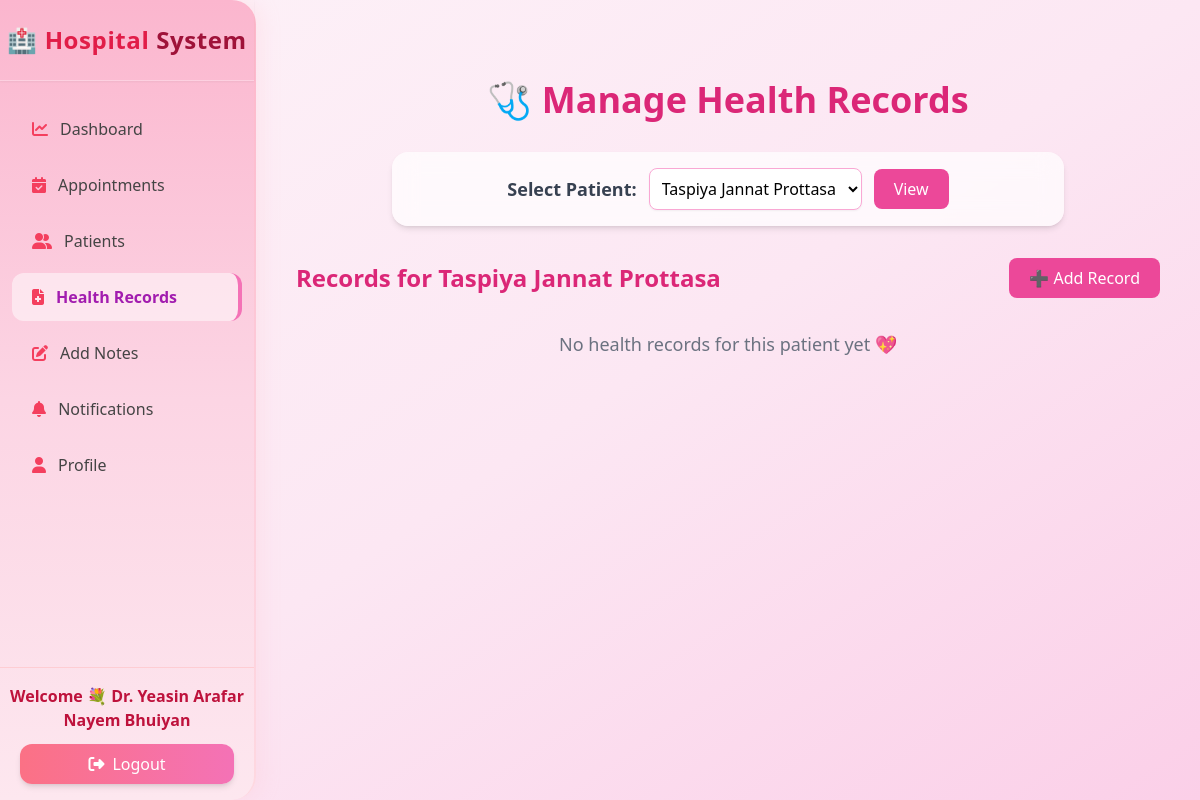
Screenshot of /doctors/health-records/?patient=1 (signed in) with the database file from the repository.
### accounts/models.py (models this page shows, shortened)
class UserProfile(models.Model):
    USER_TYPE_CHOICES = (('patient', 'Patient'), ('doctor', 'Doctor'))
    username = models.CharField(max_length=150, unique=True)
    current_role = models.CharField(max_length=20, choices=[("doctor","Doctor"),("patient","Patient")], default="patient")
    email = models.EmailField(unique=True)
    name = models.CharField(max_length=255)
    password = models.CharField(max_length=256)
    user_type = models.CharField(max_length=10, choices=USER_TYPE_CHOICES)
    phone = models.CharField(max_length=15, blank=True, null=True)
    age = models.IntegerField(blank=True, null=True)
    address = models.TextField(blank=True, null=True)
    specialization = models.CharField(max_length=100, blank=True, null=True)
    license = models.CharField(max_length=50, blank=True, null=True)
    gender = models.CharField(max_length=10, blank=True, null=True)
    blood_group = models.CharField(max_length=3, blank=True, null=True)
    bio = models.TextField(blank=True, null=True)
    profile_pic = models.ImageField(upload_to="profiles/", blank=True, null=True)
    created_at = models.DateTimeField(auto_now_add=True)
    visit_fee = models.CharField(max_length=50, blank=True, null=True)
    objects = UserManager()

### doctors/views.py (the view)
    def wrapper(request, *args, **kwargs):
        user = get_session_user(request)
        if not user:
            messages.warning(request, "Please login as a doctor first 🩺")
            return redirect("LogInSignUppage")
        return func(request, *args, **kwargs)

### doctors/context_processors.py (called while the page is built)
def doctor_context(request):
    user_id = request.session.get("user_id")
    if not user_id:
        return {}
    try:
        doctor = UserProfile.objects.get(id=user_id, user_type="doctor")
        return {"doctor": doctor}
    except UserProfile.DoesNotExist:
        return {}

### doctors/views.py (called while the page is built)
def get_session_user(request):
    user_id = request.session.get("user_id")
    if not user_id:
        return None
    try:
        return UserProfile.objects.get(id=user_id, user_type="doctor")
    except UserProfile.DoesNotExist:
        return None

def login_required_view(func):
    def wrapper(request, *args, **kwargs):
        user = get_session_user(request)
        if not user:
            messages.warning(request, "Please login as a doctor first 🩺")
            return redirect("LogInSignUppage")
        return func(request, *args, **kwargs)
    return wrapper

### patients/context_processors.py (called while the page is built)
def patient_context(request):
    user_id = request.session.get("user_id")
    if not user_id:
        return {}
    try:
        patient = UserProfile.objects.get(id=user_id, user_type="patient")
        return {"patient": patient}
    except UserProfile.DoesNotExist:
        return {}

### doctors/templates/doctor_health_records.html (shortened to what this page needs)
{% load static %}
<!DOCTYPE html>
<html lang="en">
<head>
  <script src="https://cdn.tailwindcss.com"></script>
</head>
<body class="bg-gradient-to-br from-pink-50 via-pink-100 to-pink-200 min-h-screen flex font-sans">
  {% include "doctor_sidebar.html" %}
  <main class="flex-1 p-6 lg:p-10 mt-16 lg:mt-10 lg:ml-64 transition-all duration-300">
    <h1 class="text-3xl md:text-4xl font-extrabold text-pink-600 mb-8 text-center">
      🩺 Manage Health Records
    </h1>
    <form method="get"
          class="flex flex-col sm:flex-row justify-center items-center gap-3 mb-8 text-center bg-white/70 backdrop-blur-md shadow-md rounded-2xl py-4 px-6 w-full max-w-2xl mx-auto">
      <label for="patient" class="text-lg font-semibold text-gray-700">
        Select Patient:
      </label>
      <select name="patient" id="patient"
              class="p-2 rounded-lg border border-pink-300 bg-white shadow-sm focus:ring-2 focus:ring-pink-400 w-full sm:w-auto">
        {% for patient in patients %}
          <option value="{{ patient.id }}" {% if selected_patient and selected_patient.id == patient.id %}selected{% endif %}>
            {{ patient.name|default:patient.username }}
          </option>
        {% endfor %}
      </select>
      <button type="submit"
              class="px-5 py-2 bg-pink-500 text-white font-medium rounded-lg hover:bg-pink-600 transition">
        View
      </button>
    </form>
    {% if selected_patient %}
      <div class="flex flex-col md:flex-row justify-between items-center mb-6">
        <h2 class="text-2xl font-semibold text-pink-600 mb-4 md:mb-0 text-center md:text-left">
          Records for {{ selected_patient.name }}
        </h2>
        <a href="{% url 'add_health_record' selected_patient.id %}"
           class="px-5 py-2 bg-pink-500 text-white font-medium rounded-lg hover:bg-pink-600 transition">
          ➕ Add Record
        </a>
      </div>
      {% if records %}
        <div class="grid grid-cols-1 md:grid-cols-2 xl:grid-cols-3 gap-6">
          {% for record in records %}
            <div class="bg-white rounded-2xl shadow-lg p-5 border border-pink-100 transition hover:shadow-2xl hover:-translate-y-1">
              <p class="text-sm text-gray-500 mb-1">
                📅 {{ record.date|date:"M d, Y H:i A" }}
              </p>
              <p class="mt-2 text-gray-700"><strong>Diagnosis:</strong> {{ record.diagnosis }}</p>
              <p class="text-gray-700"><strong>Treatment:</strong> {{ record.treatment }}</p>
              <p class="text-gray-700"><strong>Notes:</strong> {{ record.notes }}</p>
              <div class="flex justify-end space-x-3 mt-4">
                <a href="{% url 'edit_health_record' selected_patient.id record.id %}"
                   class="text-pink-500 hover:text-pink-700 font-medium">✏️ Edit</a>
                <a href="{% url 'delete_health_record' record.id %}"
                   class="text-red-500 hover:text-red-700 font-medium"
                   onclick="return confirm('Are you sure you want to delete this record?')">🗑️ Delete</a>
              </div>
            </div>
          {% endfor %}
        </div>
      {% else %}
        <p class="text-center text-gray-500 mt-8 text-lg">
          No health records for this patient yet 💖
        </p>
      {% endif %}
    {% endif %}
  </main>
</body>
</html>

### doctors/templates/doctor_sidebar.html (shortened to what this page needs)
{% load static %}
<!DOCTYPE html>
<html lang="en">
<head>
  <script src="https://cdn.tailwindcss.com"></script>
  <link href="https://cdnjs.cloudflare.com/ajax/libs/font-awesome/6.5.0/css/all.min.css" rel="stylesheet">
</head>
<body class="min-h-screen">
  <aside id="sidebar"
         class="sidebar fixed top-0 left-0 h-full w-64 text-gray-700 flex flex-col justify-between shadow-2xl rounded-r-3xl transform -translate-x-full lg:translate-x-0 transition-all duration-300 z-40">
    <div class="hidden lg:block text-center font-bold text-2xl py-6 border-b border-white/30 shadow-sm tracking-wide">
      🏥 <span class="text-rose-600">Hospital</span><span class="text-rose-800"> System</span>
    </div>
    <ul class="mt-20 lg:mt-6 space-y-2 px-3 overflow-y-auto">
      <li>
        <a href="{% url 'doctor_dashboard' %}"
           class="flex items-center gap-3 px-5 py-3 rounded-xl nav-item {% if request.resolver_match.url_name == 'doctor_dashboard' %}active-link{% endif %}">
          <i class="fa-solid fa-chart-line text-rose-500"></i> Dashboard
        </a>
      </li>
      <li>
        <a href="{% url 'doctor_appointments' %}"
           class="flex items-center gap-3 px-5 py-3 rounded-xl nav-item {% if request.resolver_match.url_name == 'doctor_appointments' %}active-link{% endif %}">
          <i class="fa-solid fa-calendar-check text-rose-500"></i> Appointments
        </a>
      </li>
      <li>
        <a href="{% url 'doctor_patients' %}"
           class="flex items-center gap-3 px-5 py-3 rounded-xl nav-item {% if request.resolver_match.url_name == 'doctor_patients' %}active-link{% endif %}">
          <i class="fa-solid fa-user-group text-rose-500"></i> Patients
        </a>
      </li>
      <li>
        <a href="{% url 'doctor_health_records' %}"
           class="flex items-center gap-3 px-5 py-3 rounded-xl nav-item {% if request.resolver_match.url_name == 'doctor_health_records' %}active-link{% endif %}">
          <i class="fa-solid fa-file-medical text-rose-500"></i> Health Records
        </a>
      </li>
      <li>
        <a href="{% url 'doctor_addnotes' %}"
           class="flex items-center gap-3 px-5 py-3 rounded-xl nav-item {% if request.resolver_match.url_name == 'doctor_addnotes' %}active-link{% endif %}">
          <i class="fa-solid fa-pen-to-square text-rose-500"></i> Add Notes
        </a>
      </li>
      <li>
        <a href="{% url 'doctor_notifications' %}"
           class="flex items-center gap-3 px-5 py-3 rounded-xl nav-item {% if request.resolver_match.url_name == 'doctor_notifications' %}active-link{% endif %}">
          <span><i class="fa-solid fa-bell text-rose-500 mr-2"></i> Notifications</span>
        </a>
      </li>
      <li>
        <a href="{% url 'doctor_profile' %}"
           class="flex items-center gap-3 px-5 py-3 rounded-xl nav-item {% if request.resolver_match.url_name == 'doctor_profile' %}active-link{% endif %}">
          <i class="fa-solid fa-user text-rose-500"></i> Profile
        </a>
      </li>
    </ul>
    <div class="text-center border-t border-rose-200 py-4 mt-auto">
      <p class="font-semibold text-rose-700">Welcome 💐 Dr. {{ doctor.name|default:"Lovely You" }}</p>
      <form method="POST" action="{% url 'logout' %}" class="mx-5 mt-3">
        <button type="submit" class="w-full py-2 bg-gradient-to-r from-rose-400 to-pink-400 text-white rounded-xl hover:from-rose-500 hover:to-pink-500 transition-all duration-300 shadow-md flex items-center justify-center gap-2">
          <i class="fa-solid fa-right-from-bracket"></i> Logout
        </button>
      </form>
    </div>
  </aside>
</body>
</html>

### doctors/templates/doctor_sidebar.html (style rules this page uses)
body { font-family: 'Poppins', sans-serif; background: linear-gradient(to bottom right, #fff0f5, #fef6f9, #fdf4ff); }
.sidebar { background: linear-gradient(180deg, #fbb6ce 0%, #fcd5e4 50%, #fde7ef 100%); box-shadow: 4px 0 20px rgba(255, 192, 203, 0.25); border-right: 2px solid rgba(255, 182, 193, 0.3); transition: all 0.3s ease-in-out; }
.nav-item { transition: all 0.25s ease-in-out; color: #444; }
.active-link { background: rgba(255, 255, 255, 0.5); border-right: 4px solid #f472b6; color: #a21caf !important; font-weight: 600; }

### rows the page displays
UserProfile: name "Yeasin Arafar Nayem Bhuiyan"
UserProfile: name "Taspiya Jannat Prottasa"

### other values shown
form field patient "Taspiya Jannat Prottasa"
